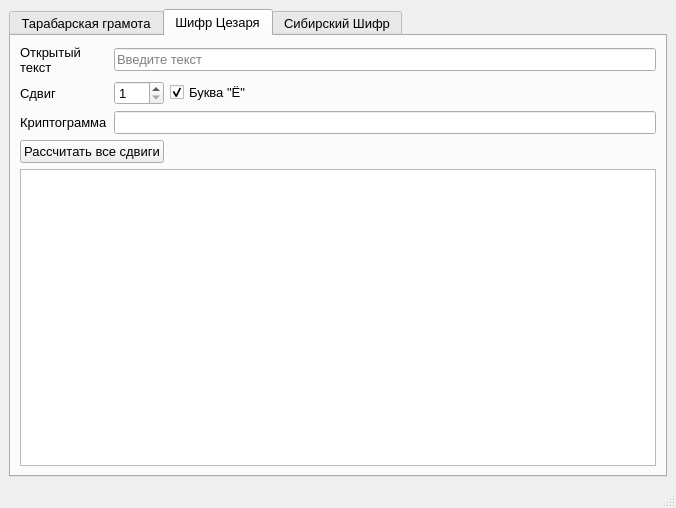
<?xml version="1.0" encoding="UTF-8"?>
<ui version="4.0">
 <class>MainWindow</class>
 <widget class="QMainWindow" name="MainWindow">
  <property name="geometry">
   <rect>
    <x>0</x>
    <y>0</y>
    <width>676</width>
    <height>508</height>
   </rect>
  </property>
  <property name="font">
   <font>
    <pointsize>10</pointsize>
   </font>
  </property>
  <property name="windowTitle">
   <string>Crypto</string>
  </property>
  <widget class="QWidget" name="centralwidget">
   <layout class="QFormLayout" name="formLayout">
    <item row="0" column="0" colspan="2">
     <widget class="QTabWidget" name="tabWidget">
      <property name="currentIndex">
       <number>1</number>
      </property>
      <property name="documentMode">
       <bool>false</bool>
      </property>
      <property name="tabsClosable">
       <bool>false</bool>
      </property>
      <widget class="QWidget" name="tab">
       <attribute name="title">
        <string>Тарабарская грамота</string>
       </attribute>
       <layout class="QGridLayout" name="gridLayout_2">
        <item row="2" column="1">
         <widget class="QLabel" name="label_2">
          <property name="text">
           <string>&lt;html&gt;&lt;head/&gt;&lt;body&gt;&lt;p&gt;Криптограмма&lt;/p&gt;&lt;/body&gt;&lt;/html&gt;</string>
          </property>
         </widget>
        </item>
        <item row="1" column="2">
         <widget class="QLineEdit" name="gibberishOpenText_lineEdit">
          <property name="placeholderText">
           <string>Введите текст</string>
          </property>
          <property name="clearButtonEnabled">
           <bool>true</bool>
          </property>
         </widget>
        </item>
        <item row="1" column="1">
         <widget class="QLabel" name="label">
          <property name="text">
           <string>Открытый 
текст</string>
          </property>
         </widget>
        </item>
        <item row="1" column="3">
         <widget class="QPushButton" name="swap_pushButton">
          <property name="text">
           <string>Поменять
местами</string>
          </property>
         </widget>
        </item>
        <item row="2" column="2">
         <widget class="QLineEdit" name="gibberishCryptogram_lineEdit">
          <property name="readOnly">
           <bool>true</bool>
          </property>
          <property name="placeholderText">
           <string/>
          </property>
         </widget>
        </item>
       </layout>
      </widget>
      <widget class="QWidget" name="tab_2">
       <attribute name="title">
        <string>Шифр Цезаря</string>
       </attribute>
       <layout class="QGridLayout" name="gridLayout_3">
        <item row="1" column="1">
         <widget class="QLabel" name="label_5">
          <property name="text">
           <string>Сдвиг</string>
          </property>
         </widget>
        </item>
        <item row="4" column="1" colspan="4">
         <widget class="QPlainTextEdit" name="cesar_plainTextEdit">
          <property name="readOnly">
           <bool>true</bool>
          </property>
         </widget>
        </item>
        <item row="3" column="1" colspan="2">
         <widget class="QPushButton" name="cesarBrute_pushButton">
          <property name="text">
           <string>Рассчитать все сдвиги</string>
          </property>
         </widget>
        </item>
        <item row="0" column="2" colspan="3">
         <widget class="QLineEdit" name="cesarOpenText_lineEdit">
          <property name="placeholderText">
           <string>Введите текст</string>
          </property>
          <property name="clearButtonEnabled">
           <bool>true</bool>
          </property>
         </widget>
        </item>
        <item row="0" column="1">
         <widget class="QLabel" name="label_3">
          <property name="text">
           <string>Открытый 
текст</string>
          </property>
         </widget>
        </item>
        <item row="1" column="2">
         <widget class="QSpinBox" name="cesar_spinBox">
          <property name="minimum">
           <number>1</number>
          </property>
          <property name="maximum">
           <number>32</number>
          </property>
         </widget>
        </item>
        <item row="2" column="1">
         <widget class="QLabel" name="label_4">
          <property name="text">
           <string>&lt;html&gt;&lt;head/&gt;&lt;body&gt;&lt;p&gt;Криптограмма&lt;/p&gt;&lt;/body&gt;&lt;/html&gt;</string>
          </property>
         </widget>
        </item>
        <item row="2" column="2" colspan="3">
         <widget class="QLineEdit" name="cesarCryptogram_lineEdit">
          <property name="readOnly">
           <bool>true</bool>
          </property>
          <property name="placeholderText">
           <string/>
          </property>
         </widget>
        </item>
        <item row="1" column="4">
         <spacer name="horizontalSpacer">
          <property name="orientation">
           <enum>Qt::Horizontal</enum>
          </property>
          <property name="sizeHint" stdset="0">
           <size>
            <width>40</width>
            <height>20</height>
           </size>
          </property>
         </spacer>
        </item>
        <item row="1" column="3">
         <widget class="QCheckBox" name="cesarHasYo_checkBox">
          <property name="text">
           <string>Буква &quot;Ё&quot;</string>
          </property>
          <property name="checked">
           <bool>true</bool>
          </property>
         </widget>
        </item>
       </layout>
      </widget>
      <widget class="QWidget" name="tab_3">
       <attribute name="title">
        <string>Сибирский Шифр</string>
       </attribute>
       <layout class="QGridLayout" name="gridLayout">
        <item row="0" column="1">
         <widget class="QLineEdit" name="siberianOpenText_lineEdit"/>
        </item>
        <item row="0" column="0">
         <widget class="QLabel" name="label_6">
          <property name="text">
           <string>Открытый текст</string>
          </property>
         </widget>
        </item>
        <item row="1" column="0">
         <widget class="QLabel" name="label_7">
          <property name="text">
           <string>Криптограмма</string>
          </property>
         </widget>
        </item>
        <item row="1" column="1">
         <widget class="QLineEdit" name="siberianCryptogram_lineEdit">
          <property name="readOnly">
           <bool>true</bool>
          </property>
         </widget>
        </item>
       </layout>
      </widget>
     </widget>
    </item>
   </layout>
  </widget>
  <widget class="QStatusBar" name="statusbar"/>
 </widget>
 <resources/>
 <connections/>
</ui>
